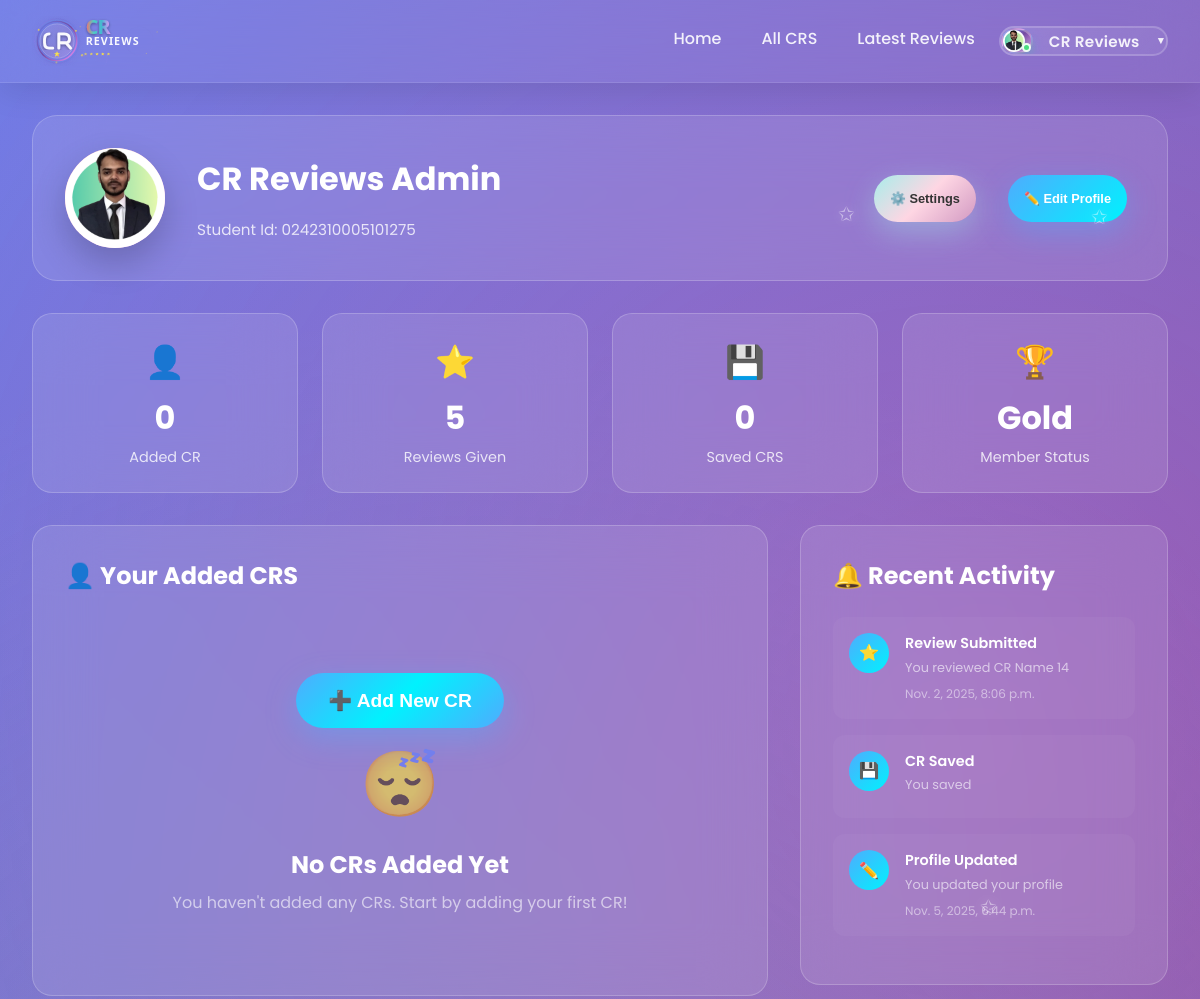
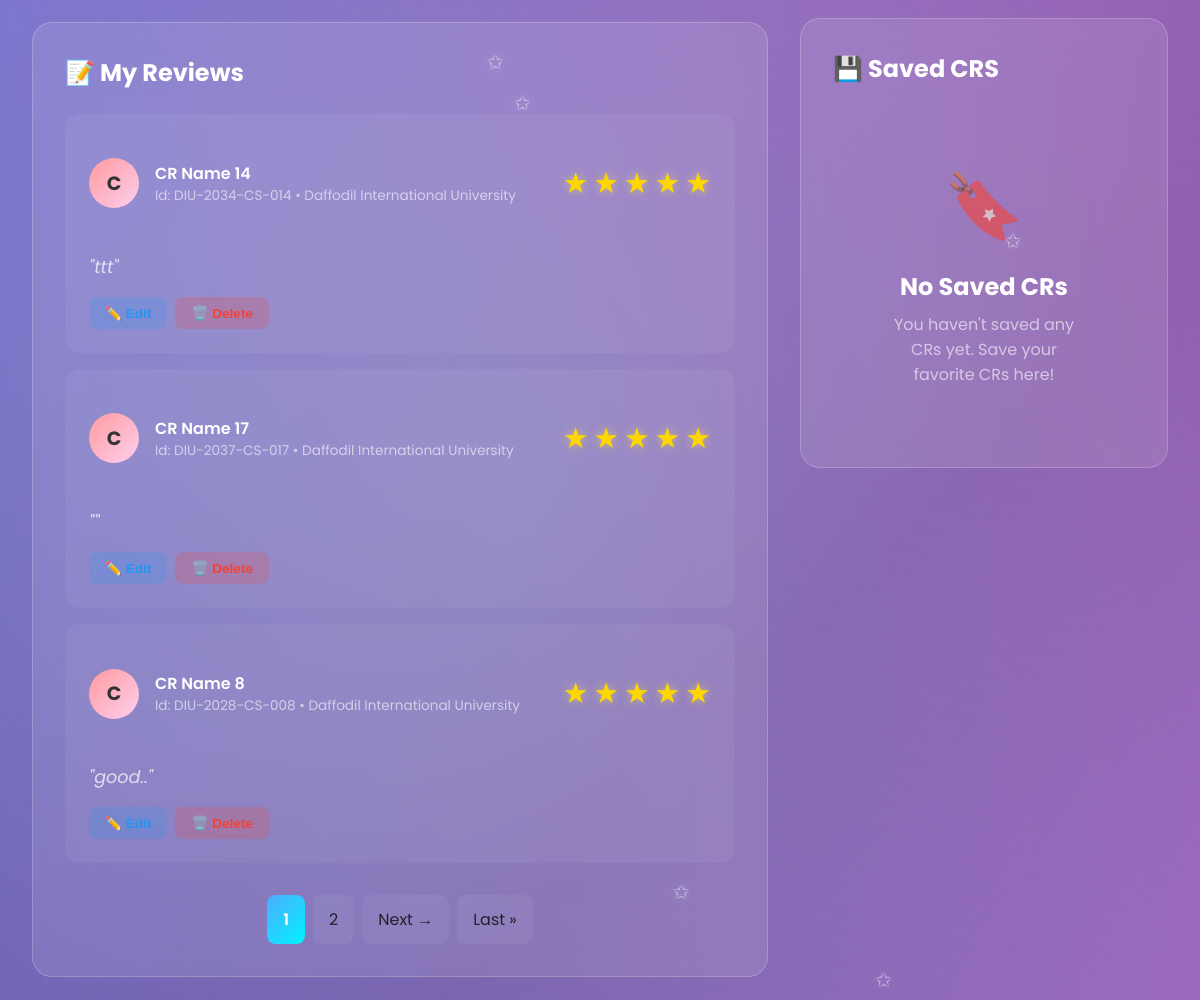
The app's page /user_dashboard/cr-reviews-admin/ (signed in, upper part), older data (2 pictures, top to bottom).
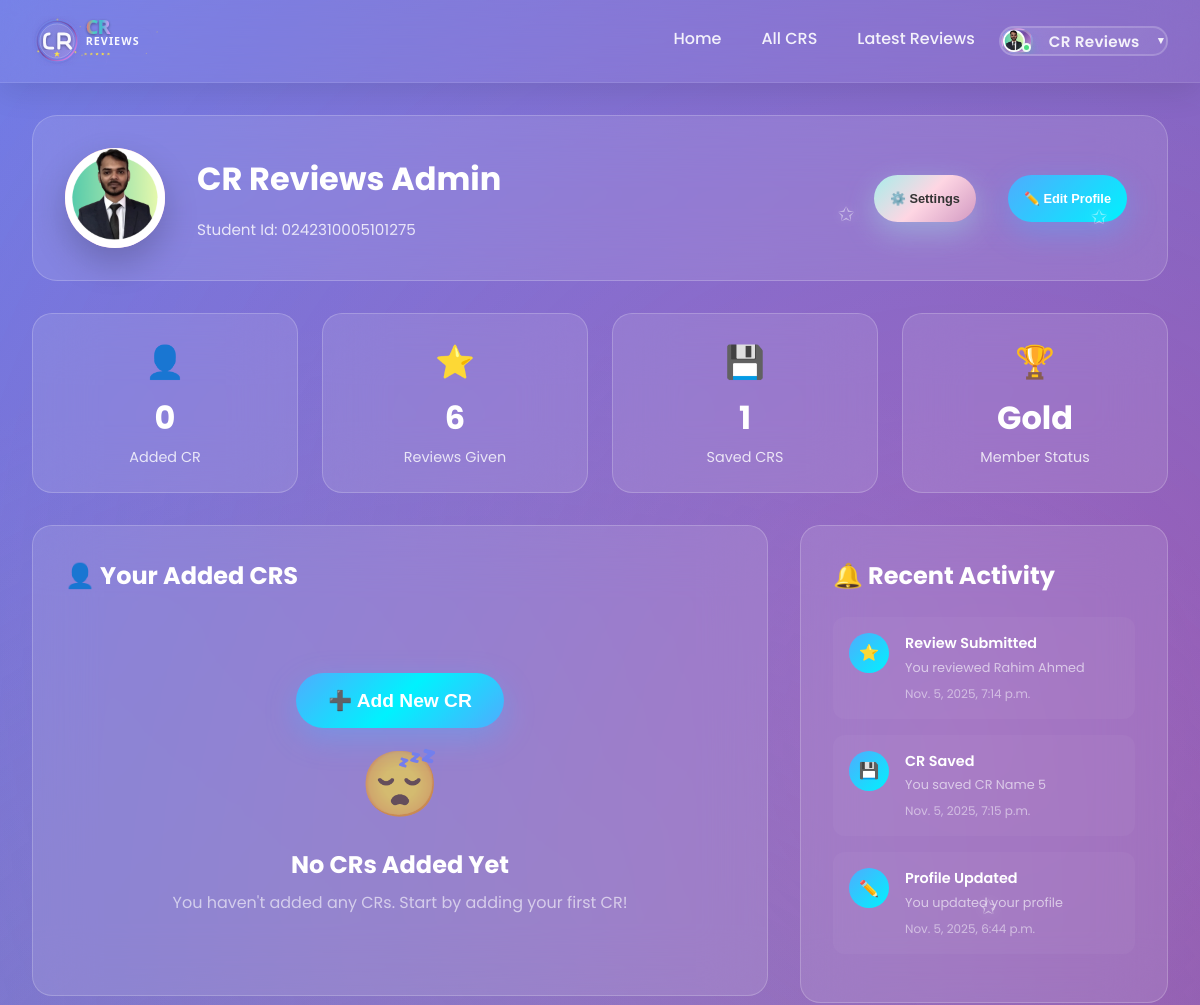
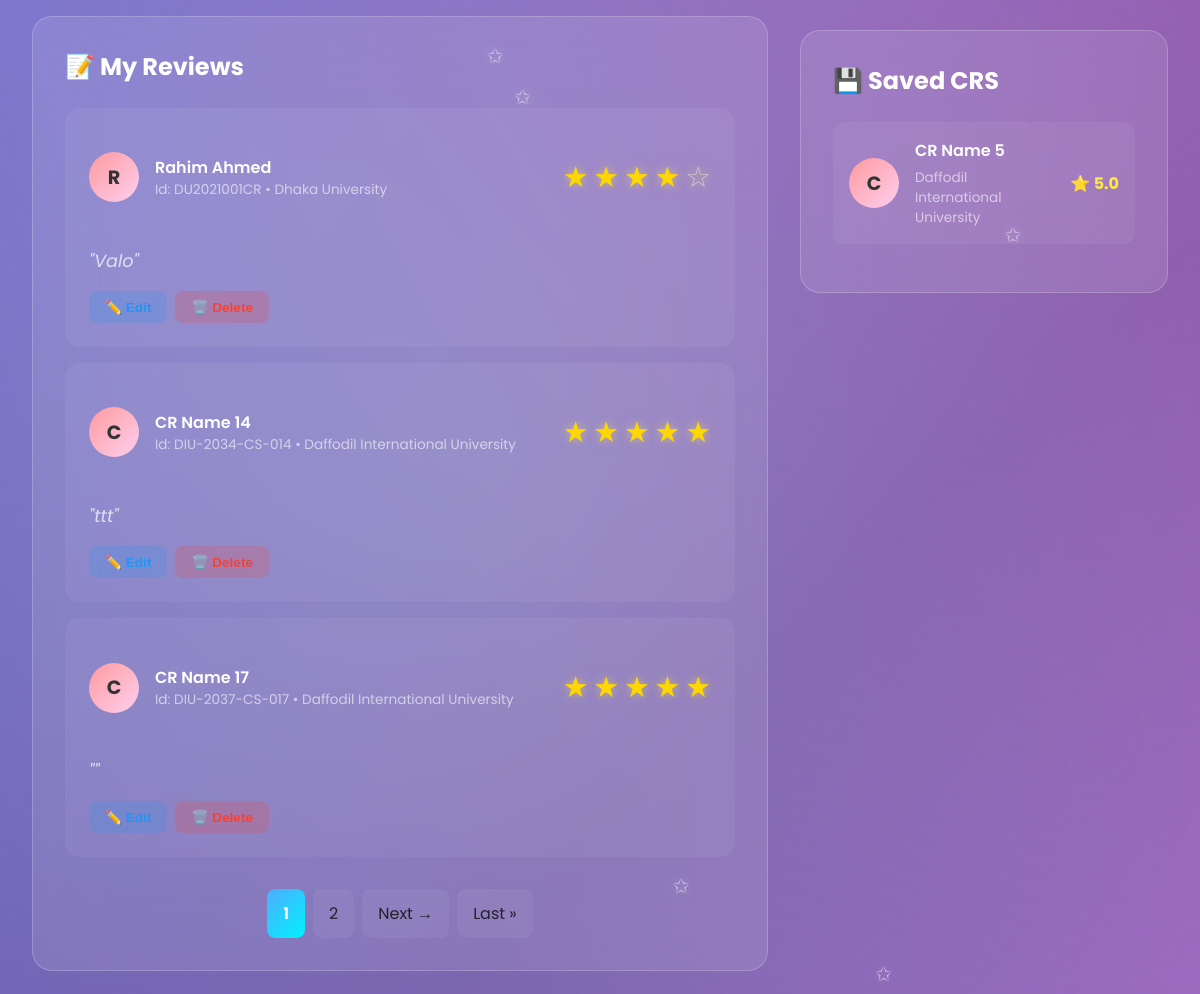
The same page, newer data (2 pictures, top to bottom).
### cr/models.py (models this page shows, shortened)
class Review(models.Model):
    user = models.ForeignKey('userprofile.User', on_delete=models.CASCADE, related_name='userreviews')
    cr_profile = models.ForeignKey(CrProfile, on_delete=models.CASCADE, related_name='cr_reviews')
    rating = models.PositiveSmallIntegerField()
    description = models.TextField(blank=True, null=True)
    is_anonymous = models.BooleanField(default=False)
    anonymous_name = models.CharField(max_length=100, blank=True, null=True)
    is_approved = models.BooleanField(default=True)  # Auto-approve non-anonymous
    reviewed_by = models.ForeignKey(
        'userprofile.User',
        on_delete=models.SET_NULL,
        null=True,
        blank=True,
        related_name='reviewed_reviews',
        help_text="Admin who approved/rejected this review"
    )
    reviewed_at = models.DateTimeField(null=True, blank=True)
    slug = models.SlugField(unique=True, blank=True)
    created_at = models.DateTimeField(auto_now_add=True)
    updated_at = models.DateTimeField(auto_now=True)
    deleted_at = models.DateTimeField(blank=True, null=True)
    class Meta:
        unique_together = [['user', 'cr_profile']]
        ordering = ['-created_at']

class CrProfile(models.Model):
    user=models.OneToOneField('userprofile.User', on_delete=models.CASCADE,related_name='user_profile')
    university=models.ForeignKey(University, on_delete=models.CASCADE,related_name='university_crs')
    department=models.ForeignKey(Department, on_delete=models.CASCADE,related_name='department_crs')
    cr_status = models.CharField(
    max_length=20,
    choices=[('Present', 'Present CR'), ('Former', 'Former CR')],
    default='Present'
    )
    profile_picture = models.ImageField(upload_to='cr_profile_pictures/', blank=True, null=True)
    name = models.CharField(max_length=100)
    gender = models.CharField(choices=[('M', 'Male'), ('F', 'Female')], max_length=1)
    email = models.EmailField(blank=True, null=True)
    phone = models.CharField(max_length=30, blank=True, null=True)
    st_id = models.CharField(max_length=50, unique=True)
    batch = models.CharField(max_length=20)
    dept_batch = models.CharField(max_length=20 , blank=True, null=True)
    section = models.CharField(max_length=10)
    bio = models.TextField(blank=True, null=True)
    date_of_birth = models.DateField(blank=True, null=True)
    slug = models.SlugField(unique=True, blank=True)
    facebook_url = models.URLField(default='https://www.facebook.com/')
    instagram_url = models.URLField(default='https://www.instagram.com/')
    linkedin_url = models.URLField(default='https://www.linkedin.com/')
    created_at=models.DateTimeField(auto_now_add=True)
    updated_at=models.DateTimeField(auto_now=True)
    deleted_at=models.DateTimeField(auto_now=True,blank=True,null=True)
    @property
    def average_rating(self):
        avg=self.cr_reviews.aggregate(Avg('rating'))['rating__avg']
        return round(avg,1) if avg else 0

class University(models.Model):
    Public = "Public"
    Private = "Private"
    university_type = [
        (Public,"Public"),
        (Private,"Private"),
    ]
    title =models.CharField(max_length=100,unique=True,blank=False,null=False)
    type =models.CharField(max_length=100,choices=university_type)
    address=models.CharField(max_length=150, blank=True, null=True)
    slug=models.SlugField(blank=True,unique=True)
    created_at=models.DateTimeField(auto_now_add=True)
    updated_at=models.DateTimeField(auto_now=True)
    daleted_at=models.DateTimeField(auto_now=True,blank=True,null=True)
    def __str__(self):
        return self.title

### userprofile/models.py (models this page shows, shortened)
class SavedCR(models.Model):
    user = models.ForeignKey(User, on_delete=models.CASCADE, related_name='saved_crs')
    cr_profile = models.ForeignKey(CrProfile, on_delete=models.CASCADE, related_name='saved_by')
    saved_at = models.DateTimeField(auto_now_add=True)
    class Meta:
        unique_together = ('user', 'cr_profile')

### userprofile/views.py (the view)
# urls.py: path('user_dashboard/<str:slug>/',user_dasboard,name="user_dashboard"),
@login_required
def user_dasboard(request,slug):
    user = User.objects.get(email=request.user.email,slug=slug)
    review = Review.objects.filter(user=user).order_by('-created_at')
    saved_crs = SavedCR.objects.filter(user=request.user).select_related('cr_profile')
    last = review.first()
    last_cr_saved= saved_crs.last()
    add_crs = CrProfile.objects.filter(user=request.user)
    items_per_page = 3
    add_crs_paginator = Paginator(add_crs, items_per_page)
    add_crs_page = request.GET.get('add_crs_page', 1)
    add_crs = add_crs_paginator.get_page(add_crs_page)
    saved_crs_paginator = Paginator(saved_crs, items_per_page)
    saved_crs_page = request.GET.get('saved_crs_page', 1)
    saved_crs = saved_crs_paginator.get_page(saved_crs_page)
    review_paginator = Paginator(review, items_per_page)
    review_page = request.GET.get('review_page', 1)
    review = review_paginator.get_page(review_page)
    context = {
        'user':user,
        'review':review,
        'last':last,
        'saved_crs':saved_crs,
        'last_cr_saved':last_cr_saved,
        'add_crs':add_crs,
    }
    return render(request,'user_profile/user_dashboard.html',context)

### templates/user_profile/user_dashboard.html (shortened to what the changed rows need)
{% extends 'base.html' %}
{% load static %}
{% block content %}
<div class="dashboard-container">
   <div class="dashboard-header">
      <div class="header-left">
         <div class="user-info">
            <h1>{{user.first_name}} {{user.last_name}}</h1>
         </div>
      </div>
   </div>
   <div class="stats-row">
      <div class="stat-box">
         <div class="stat-box-icon">⭐</div>
         <div class="stat-box-value">{{review.paginator.count}}</div>
         <div class="stat-box-label">Reviews Given</div>
      </div>
      <div class="stat-box">
         <div class="stat-box-icon">💾</div>
         <div class="stat-box-value">{{saved_crs.paginator.count}}</div>
         <div class="stat-box-label">Saved CRS</div>
      </div>
   </div>
   <div class="content-grid">
      <div>
         <div class="dashboard-card">
            <div class="card-header">
               <h2 class="card-title">👤 Your Added CRS</h2>
            </div>
         </div>
         <br>
         <div class="dashboard-card">
            <div class="card-header">
               <h2 class="card-title">📝 My Reviews</h2>
            </div>
            {% if review %}
            {% for review in review %}
            <div class="review-item">
               <div class="review-header">
                  <div class="review-cr">
                     <div class="saved-avatar">
                        {% if review.cr_profile.profile_picture %}
                        <img src={{review.cr_profile.profile_picture.url}} alt={{review.cr_profile.name}} />
                        {% else %}
                        {{review.cr_profile.name|first|upper}}
                        {% endif %}
                     </div>
                     <div class="cr-info">
                        <h4><a href="{% url 'cr_profile' review.cr_profile.slug %}" style="text-decoration: none; color: inherit;">{{review.cr_profile.name}}</a></h4>
                        <p>Id: {{review.cr_profile.st_id}} • {{review.cr_profile.university}}  </p>
                     </div>
                  </div>
                  <div class="rating">
                     {% for i in "12345" %} {% if forloop.counter <= review.rating %}
                     <span class="star filled">★</span>
                     {% else %}
                     <span class="star">☆</span>
                     {% endif %} {% endfor %}
                  </div>
               </div>
               <div class="review-text">
                  "{{review.description}}"
               </div>
               <div class="review-actions">
                  <button class="action-btn edit" onclick="openEditReviewModal('{{ review.slug }}', {{ review.rating }}, '{{ review.description|escapejs }}')">✏️ Edit </button>
                  <button class="action-btn delete" onclick="openDeleteReviewModal('{{ review.slug }}')">🗑️ Delete</button>
               </div>
            </div>
            {% endfor %}
            {% if review.has_other_pages %}
            <div class="pagination-container1">
               <nav aria-label="Reviews pagination1">
                  <ul class="pagination1">
                     {% for num in review.paginator.page_range %}
                     {% if review.number == num %}
                     <li class="active"><span>{{ num }}</span></li>
                     {% elif num > review.number|add:'-3' and num < review.number|add:'3' %}
                     <li><a href="?review_page={{ num }}">{{ num }}</a></li>
                     {% endif %}
                     {% endfor %}
                  </ul>
               </nav>
            </div>
            {% endif %}
            {% else %}
            <div class="empty-state">
               <div class="empty-state-icon">📭</div>
               <h3>No Reviews Yet</h3>
               <p>You haven't written any reviews yet. Start by reviewing a CR!</p>
            </div>
            {% endif %}
         </div>
      </div>
      <div>
         <div class="dashboard-card" style="margin-bottom: 2rem;">
                     <div class="card-header">
                        <h2 class="card-title">🔔 Recent Activity</h2>
                     </div>
                     <div class="activity-item">
                        <div class="activity-content">
                           <h4>Review Submitted</h4>
                           <p>You reviewed {{last.cr_profile.name}}</p>
                           <div class="activity-time">{{last.created_at}}</div>
                        </div>
                     </div>
                     <div class="activity-item">
                        <div class="activity-content">
                           <h4>CR Saved</h4>
                           <p>You saved {{last_cr_saved.cr_profile.name}}</p>
                           <div class="activity-time">{{last_cr_saved.saved_at}}</div>
                        </div>
                     </div>
         </div>
         <div class="dashboard-card">
                     <div class="card-header">
                        <h2 class="card-title">💾 Saved CRS</h2>
                     </div>
                     {% if saved_crs %}
                     {% for save_cr in saved_crs %}
                     <div class="saved-cr-item">
                        <div class="saved-avatar">
                           {% if save_cr.cr_profile.profile_picture %}
                           <img src={{save_cr.cr_profile.profile_picture.url}} alt={{save_cr.cr_profile.name}} />
                           {% else %}
                           {{save_cr.cr_profile.name|first|upper}}
                           {% endif %}
                        </div>
                        <div class="saved-info">
                           <h4><a href="{% url 'cr_profile' save_cr.cr_profile.slug %}"  style="text-decoration: none; color: inherit;">{{save_cr.cr_profile.name}}</a></h4>
                           <p>{{save_cr.cr_profile.university}}</p>
                        </div>
                        <div class="saved-rating">
                           ⭐ {{save_cr.cr_profile.average_rating}}
                        </div>
                     </div>
                     {% endfor %}
                     {% else %}
                     <div class="empty-state">
                        <div class="empty-state-icon">🔖</div>
                        <h3>No Saved CRs</h3>
                        <p>You haven't saved any CRs yet. Save your favorite CRs here!</p>
                     </div>
                     {% endif %}
         </div>
      </div>
   </div>
</div>
{% endblock content %}

Row changes from the older to the newer data that the page shows:
no longer on this page (row unchanged): Review: cr_profile.name|first "C", cr_profile.name "CR Name 8", cr_profile.st_id "DIU-2028-CS-008", cr_profile.university "Daffodil International University", rating 5 (drawn), description "good.."
added Review: cr_profile.name|first "R", cr_profile.name "Rahim Ahmed", cr_profile.st_id "DU2021001CR", cr_profile.university "Dhaka University", rating 4 (drawn), description "Valo", created_at "Nov. 5, 2025, 7:14 p.m."
added SavedCR: cr_profile.name "CR Name 5", saved_at "Nov. 5, 2025, 7:15 p.m.", cr_profile.name|first "C", cr_profile.university "Daffodil International University", cr_profile.average_rating "5.0"
Text that changed along with them:
{{ review.paginator.count }}: "5" → "6"
{{ saved_crs.paginator.count }}: "0" → "1"
{{ last.cr_profile.name }}: "CR Name 14" → "Rahim Ahmed"
{{ last.created_at }}: "Nov. 2, 2025, 8:06 p.m." → "Nov. 5, 2025, 7:14 p.m."
text no longer shown: "🔖 No Saved CRs You haven't saved any CRs yet. Save your favorite CRs here!"
